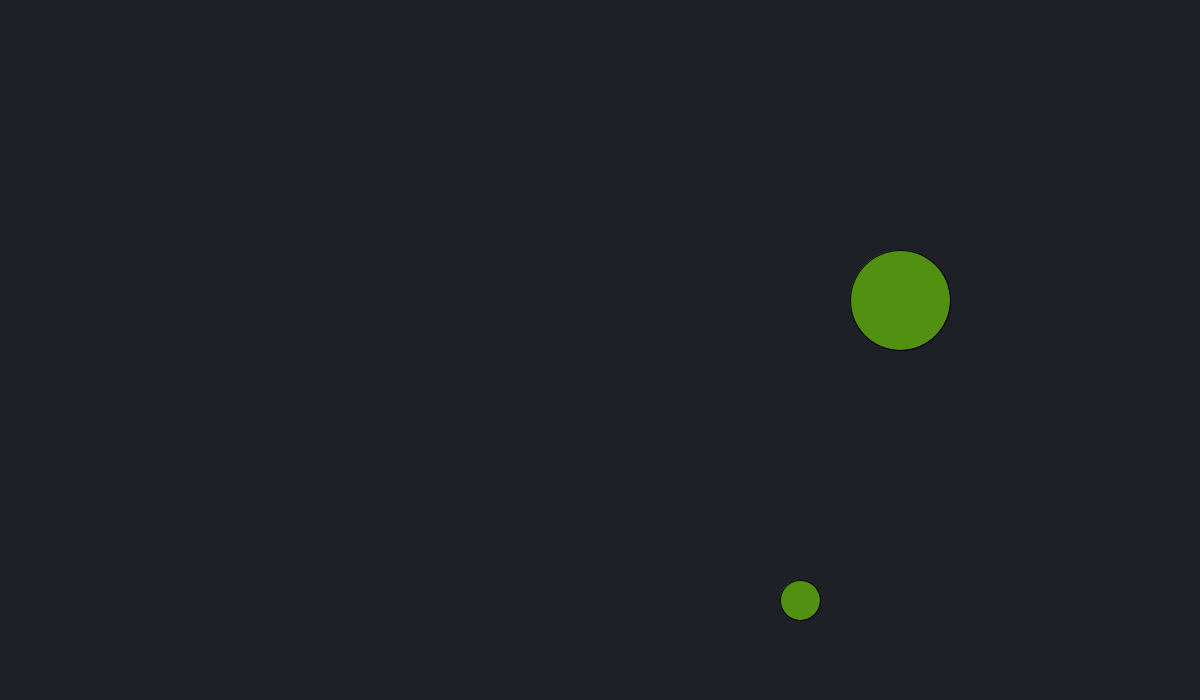
Frame 1 (no input)
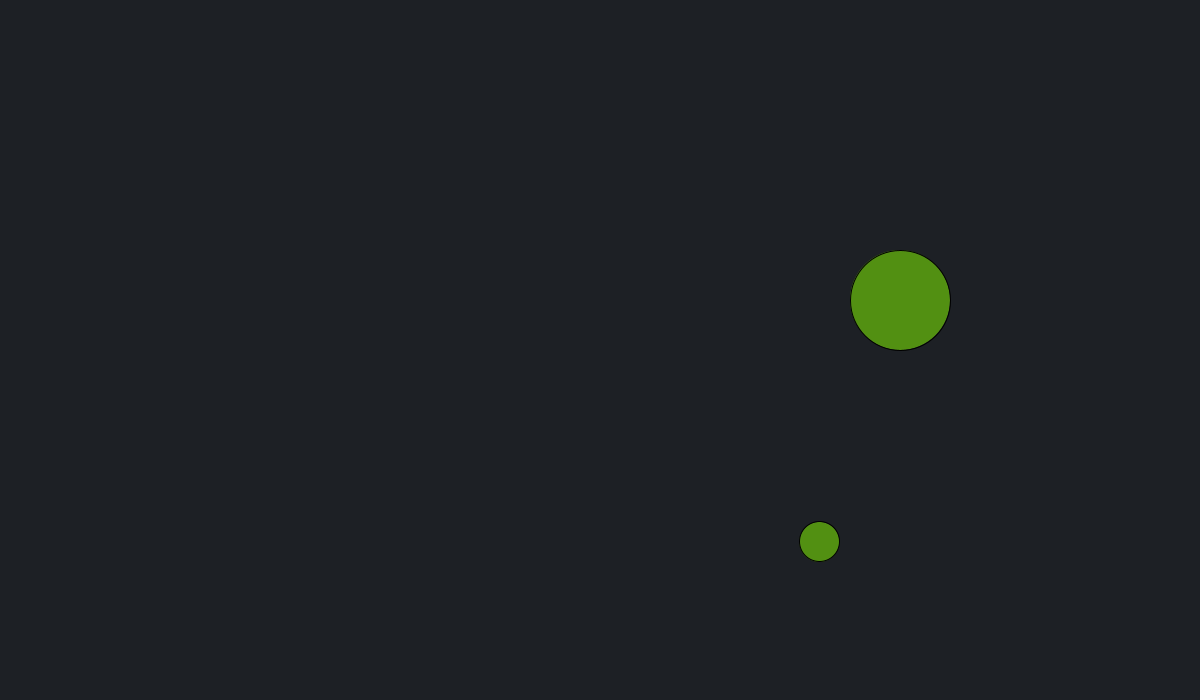
Frame 60 (the mouse pressed at the canvas centre just before this capture)
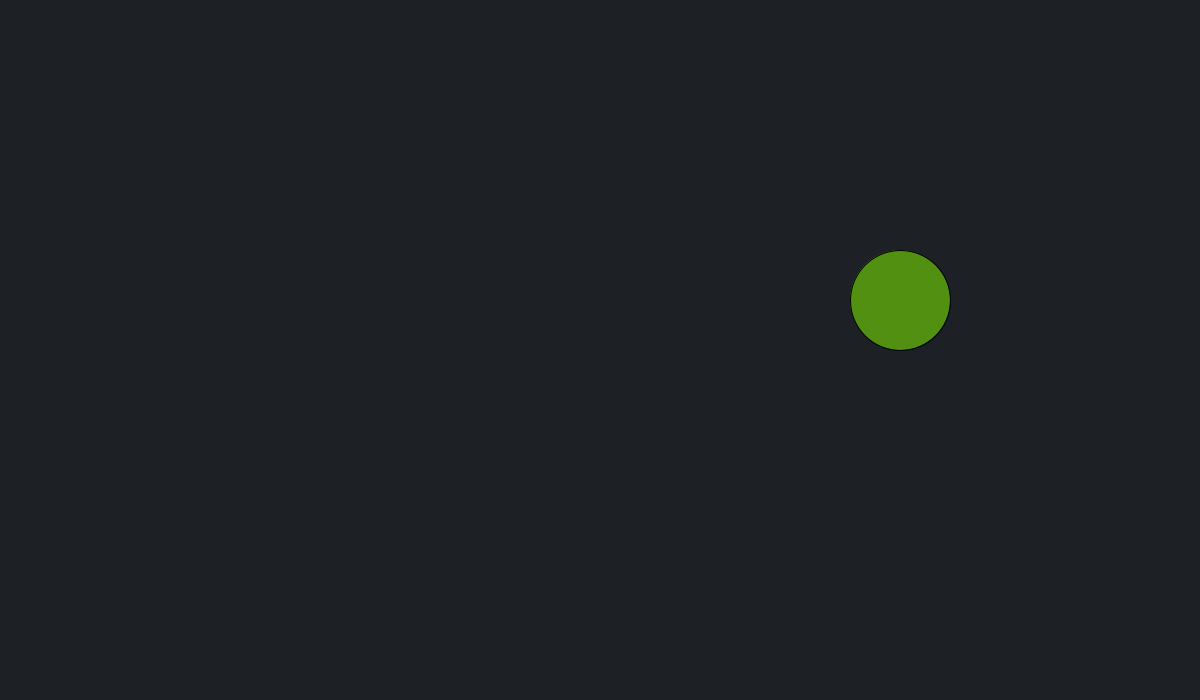
Frame 120 (the mouse held since frame 60 and released just before this capture)

The Processing sketch that drew these frames (run headless with seeded random() and noise(); from frame 60 on, the mouse is pressed at the canvas centre):

// Processing sketch: es304
// ── es304.pde
Particle attractor;
Particle p;
PVector vPos;
float previousTime;

void setup(){
  size(1200,700);
  background(0);
  
  PVector attractorPosition = new PVector(900, 300);
  float attractorMass = 10;
  attractor = new Particle(attractorPosition, attractorMass);  
  
  PVector pPosition = new PVector(800, 600);
  float pMass = 4;
  p = new Particle(pPosition, pMass);
  
  previousTime = millis();

}

void draw(){
  
  float timeElapsed = millis()-previousTime;
  previousTime = millis();
  background(29,32,37);
  
  attractor.display();
  p.update(timeElapsed);
  p.attraction(attractor);
  System.out.println("p position: " +p.position);
  p.display();

}
// ── Particle.pde
class Particle {
  private PVector position;
  private float diameter;
  private PVector speed;
  private PVector acceleration;
  private color c;
  private float mass;
  private PVector forceAcceleration;
  
  public Particle(PVector position, float mass) {
    this.position = position;
    this.speed = new PVector(0,0);
    this.acceleration = new PVector(0,0);
    this.c = color(136,255,0);
    this.mass = mass;
    this.diameter = mass*10;
  }
  
  public void display() {
    fill(c, 128);
    ellipse(this.position.x, this.position.y, this.diameter, this.diameter);
  }
  
  public void update(float timeElapsed) {
    this.speed = this.speed.add(this.acceleration);
    this.position = this.position.add(PVector.mult(this.speed,timeElapsed));
    //this.position = position.add(speed);
  }
  
    public void applyForce(PVector force) {
      System.out.println("Particle Mass within: " + this.mass);
      forceAcceleration = PVector.div(force, this.mass);
      System.out.println("Force: " + force.x + " - " + force.y);
      System.out.println("Particle Acceleration: " + forceAcceleration.x + " - " + forceAcceleration.y);
      this.acceleration.add(forceAcceleration);
  }
  
    public void border() {
    if (this.position.x > width) {
      this.position.x = 0;
    };
    if (this.position.x < 0) {
      this.position.x = width;
    }; 
    if (this.position.y > height) {
      this.position.y = 0;
    };
    if (this.position.y < 0) {
      this.position.y = height;
    };
  }
  
public void bounce() {
    float r = this.diameter/2.0;
    if (this.position.x > width-r || this. position.x < r) {
      if (this.speed.x<1) {
        this.acceleration.x = 0;
        this.speed.x = 0;
      } else {
        this.speed.x = this.speed.x*(-1);
      }
    };
    if (this.position.y > height-r || this.position.y < r) {
      if (this.speed.y<1) {
        this.acceleration.y = 0;
        this.speed.y = 0;
      } else {
        this.speed.y = this.speed.y*(-1);
      }
    };
  }
  
  public void attraction(Particle particle) {
    // this.acceleration = new PVector(0,0);
    float attractedMass = this.mass;
    float attractorMass = particle.mass;
    float G = 1;
    PVector tempPosition = particle.position.copy();
    PVector distance = tempPosition.sub(this.position);
    float rSquared = distance.mag()*distance.mag();
    PVector R = distance.normalize();
    
    PVector force;
    force = R.mult((G*attractedMass*attractorMass)/rSquared);
    System.out.println("force: "+force);

    forceAcceleration = PVector.div(force, this.mass);
    System.out.println("force acceleration: "+forceAcceleration);
    this.acceleration.add(forceAcceleration);
    System.out.println("acceleration: "+this.acceleration);
    
    //this.speed = this.speed.add(this.acceleration);
    //this.position = this.position.add(this.speed);
    
    
  }
}
